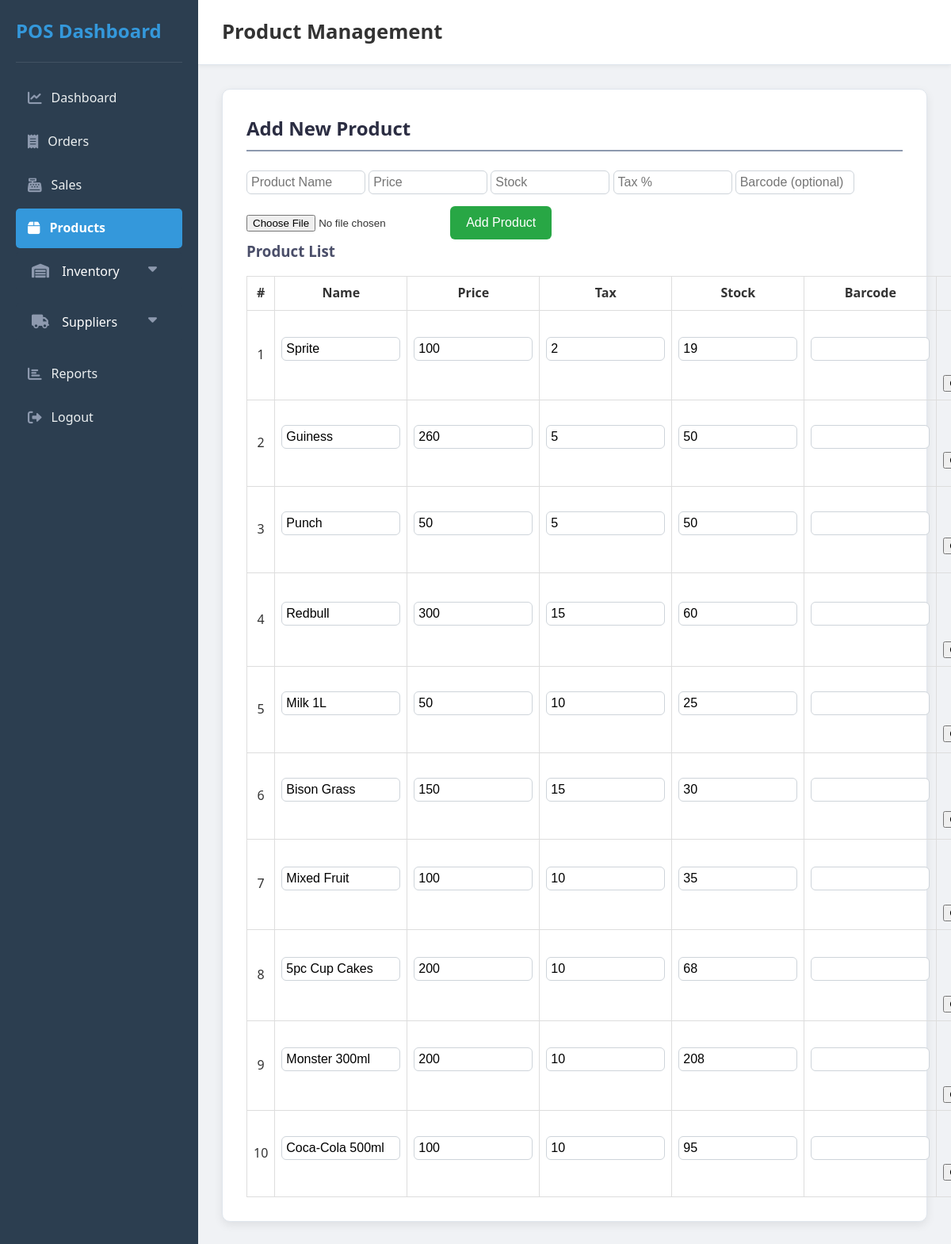
Screenshot of /admin-products.php with the database file from the repository.
### tables this page shows
CREATE TABLE IF NOT EXISTS `products` (
  `id` int NOT NULL AUTO_INCREMENT,
  `product_name` varchar(100) NOT NULL,
  `price` int NOT NULL,
  `stock` int NOT NULL,
  `image` varchar(255) NOT NULL DEFAULT 'placeholder.jpg',
  `created_at` timestamp NOT NULL DEFAULT CURRENT_TIMESTAMP,
  `tax` int NOT NULL,
  PRIMARY KEY (`id`),
  UNIQUE KEY `name` (`product_name`),
  UNIQUE KEY `product_name` (`product_name`)
);

### admin-products.php (the view, shortened to what this page needs)
<?php
$conn = new mysqli("localhost", "root", "", "pos");
$result = $conn->query("SELECT * FROM products ORDER BY created_at DESC");
?>
<!DOCTYPE html>
<html lang="en">
<head>
    <link rel="stylesheet" href="styles.css" />
    <link rel="stylesheet" href="https://cdnjs.cloudflare.com/ajax/libs/font-awesome/6.0.0-beta3/css/all.min.css">
</head>
<body>
<div id="wrapper">
    <aside id="sidebar">
        <div class="sidebar-header">
            <h1>POS Dashboard</h1>
        </div>
        <ul class="sidebar-menu">
            <li><a href="admin-dashboard.php"><i class="fas fa-chart-line"></i> Dashboard</a></li>
            <li><a href="admin-orders.php"><i class="fas fa-receipt"></i> Orders</a></li>
            <li><a href="admin-sales.php"><i class="fas fa-cash-register"></i> Sales</a></li>
            <li><a href="admin-products.php" class="active"><i class="fas fa-box"></i> Products</a></li>
            <li class="dropdown">
                <a href="#" class="dropdown-toggle">
                    <i class="fas fa-warehouse"></i> Inventory
                    <i class="fas fa-caret-down caret-icon" style="float: right;"></i>
                </a>
            </li>
            <li class="dropdown">
                <a href="#" class="dropdown-toggle">
                    <i class="fas fa-truck"></i> Suppliers
                    <i class="fas fa-caret-down caret-icon" style="float: right;"></i>
                </a>
            </li>
            <li><a href="sales-report.php"><i class="fas fa-chart-bar"></i> Reports</a></li>
            <li><a href="admin-logout.php"><i class="fas fa-sign-out-alt"></i> Logout</a></li>
        </ul>
    </aside>
    <div id="main-content">
        <header class="main-header">
            <h2>Product Management</h2>
        </header>
        <main>
            <section id="products">
                <h2>Add New Product</h2>
                <form method="POST" enctype="multipart/form-data">
                    <input type="text" name="product_name" placeholder="Product Name" required />
                    <input type="number" name="price" placeholder="Price" required />
                    <input type="number" name="stock" placeholder="Stock" required />
                    <input type="number" name="tax" placeholder="Tax %" required />
                    <input type="text" name="barcode" placeholder="Barcode (optional)" />
                    <input type="file" name="image" accept="image/*" />
                    <button type="submit" name="add_product">Add Product</button>
                </form>
                <h3>Product List</h3>
                <table>
                    <thead>
                        <tr>
                            <th>#</th>
                            <th>Name</th>
                            <th>Price</th>
                            <th>Tax</th>
                            <th>Stock</th>
                            <th>Barcode</th>
                            <th>Image</th>
                        </tr>
                    </thead>
                    <tbody>
                        <?php $i = 1; while ($row = $result->fetch_assoc()): ?>
                            <tr>
                                <form method="POST" enctype="multipart/form-data">
                                    <td><?= $i++ ?></td>
                                    <td><input type="text" name="product_name" value="<?= htmlspecialchars($row['product_name']) ?>"></td>
                                    <td><input type="number" name="price" value="<?= $row['price'] ?>"></td>
                                    <td><input type="number" name="tax" value="<?= $row['tax'] ?>"></td>
                                    <td><input type="number" name="stock" value="<?= $row['stock'] ?>"></td>
                                    <td><input type="text" name="barcode" value="<?= htmlspecialchars($row['barcode']) ?>"></td>
                                    <td>
                                        <input type="file" name="image">
                                    </td>
                                </form>
                            </tr>
                        <?php endwhile; ?>
                    </tbody>
                </table>
            </section>
        </main>
    </div>
</div>
</body>
</html>

### styles.css (style rules this page uses)
* { margin: 0; padding: 0; box-sizing: border-box; }
body { font-family: 'Segoe UI', Roboto, 'Helvetica Neue', Arial, sans-serif; background-color: #f0f2f5; color: #333; line-height: 1.6; height: 100vh; overflow: hidden; }
a { text-decoration: none; color: inherit; }
ul { list-style: none; }
#wrapper { display: flex; height: 100vh; }
#sidebar { width: 250px; background-color: #2c3e50; color: #ecf0f1; padding: 20px; display: flex; flex-direction: column; box-shadow: 2px 0 10px rgba(0, 0, 0, 0.1); overflow-y: auto; flex-shrink: 0; }
.sidebar-header { display: flex; align-items: center; padding-bottom: 20px; border-bottom: 1px solid rgba(255, 255, 255, 0.1); margin-bottom: 20px; }
.sidebar-header h1 { font-size: 1.5em; margin: 0; color: #3498db; }
.sidebar-menu { flex-grow: 1; }
.sidebar-menu li { margin-bottom: 5px; }
.sidebar-menu a { display: flex; align-items: center; padding: 12px 15px; color: #ecf0f1; border-radius: 5px; transition: background-color 0.2s ease, color 0.2s ease; font-weight: 500; }
.sidebar-menu a i { margin-right: 12px; font-size: 1.1em; color: #8d99ae; }
.sidebar-menu a.active { background-color: #3498db; color: #fff; font-weight: 600; }
.sidebar-menu a.active i { color: #fff; }
#main-content { flex-grow: 1; display: flex; flex-direction: column; background-color: #f0f2f5; overflow-y: auto; padding: 0; }
.main-header { background-color: #fff; padding: 20px 30px; border-bottom: 1px solid #e0e6ed; display: flex; justify-content: space-between; align-items: center; box-shadow: 0 2px 5px rgba(0, 0, 0, 0.05); position: sticky; top: 0; z-index: 900; }
.main-header h2 { font-size: 1.6em; color: #333; margin: 0; border-bottom: none; padding-bottom: 0; }
main { padding: 30px; flex-grow: 1; }
section { background-color: #fff; padding: 30px; margin-bottom: 25px; border-radius: 10px; box-shadow: 0 4px 12px rgba(0, 0, 0, 0.08); border: 1px solid #e0e6ed; }
h2 { color: #2b2d42; margin-top: 0; margin-bottom: 1.5rem; border-bottom: 2px solid #8d99ae; padding-bottom: 0.5rem; }
h3 { color: #4a4e69; margin-top: 0; margin-bottom: 1rem; }
input[type="text"], input[type="number"], input[type="password"], select, textarea { width: calc(100% - 24px); padding: 12px; margin-bottom: 15px; border: 1px solid #ced4da; border-radius: 6px; box-sizing: border-box; font-size: 1rem; background-color: #fff; transition: border-color 0.2s ease; }
button { background-color: #007bff; color: white; padding: 12px 20px; border: none; border-radius: 6px; cursor: pointer; font-size: 1rem; transition: background-color 0.2s ease, transform 0.1s ease; margin-right: 10px; }
button[type="submit"] { background-color: #28a745; }

### admin-products.php (style rules this page uses)
table { width: 100%; border-collapse: collapse; }
table th, table td { border: 1px solid #ddd; padding: 8px; text-align: center; }
input[type="text"], input[type="number"] { width: 150px; padding: 5px; }
.dropdown { position: relative; }
.sidebar-menu .dropdown-toggle { display: block; width: 100%; padding: 12px 20px; color: #fff; text-align: left; border: none; background-color: #2c3e50; cursor: pointer; font-size: 1em; }
.caret-icon { transition: transform 0.6s ease; }

### rows the page displays
products: product_name "Sprite", price "100", tax "2", stock "19"
products: product_name "Guiness", price "260", tax "5", stock "50"
products: product_name "Punch", price "50", tax "5", stock "50"
products: product_name "Redbull", price "300", tax "15", stock "60"
products: product_name "Milk 1L", price "50", tax "10", stock "25"
products: product_name "Bison Grass", price "150", tax "15", stock "30"
products: product_name "Mixed Fruit", price "100", tax "10", stock "35"
products: product_name "5pc Cup Cakes", price "200", tax "10", stock "68"
products: product_name "Monster 300ml", price "200", tax "10", stock "208"
products: product_name "Coca-Cola 500ml", price "100", tax "10", stock "95"
